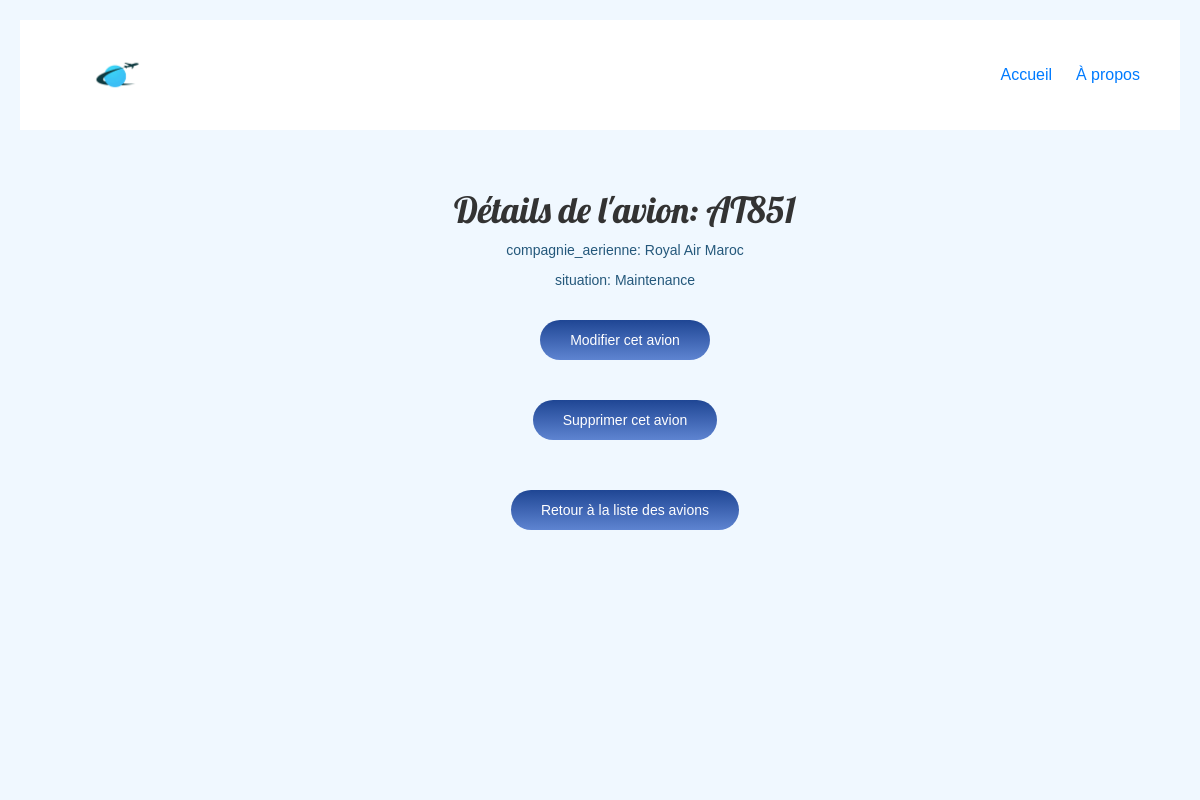
The page /avion/AT851/ on the database its author committed.
### aviation/models.py (models this page shows, shortened)
class Avion(models.Model):
    id_avion = models.CharField(max_length=100, primary_key=True)
    compagnie_aerienne = models.CharField(max_length=100)
    logo = models.ImageField(upload_to='avion/', blank=True, null=True)
    situation = models.CharField(max_length=20, choices=[("Ready", "Prêt"), ("Maintenance", "En maintenance"), ("In Flight", "En vol")], default="Ready")
    lieu = models.ForeignKey(Aeroport, on_delete=models.CASCADE)

### aviation/views.py (the view)
# urls.py: path('avion/<str:id_avion>/', views.detail_avion, name='detail_avion'),
def detail_avion(request, id_avion):
    avion = get_object_or_404(Avion, id_avion=id_avion)
    return render(request, 'aviation/detail_avion.html', {'avion': avion})

### aviation/templates/aviation/detail_avion.html
{% extends 'aviation/base.html' %}
{% block content %}
    <h1>Détails de l'avion: {{ avion.id_avion }}</h1>
    <p>compagnie_aerienne: {{ avion.compagnie_aerienne }}</p>
    <p>situation: {{ avion.situation }}</p>
    <a href="{% url 'modify_avion' id_avion=avion.id_avion %}" class="cta">Modifier cet avion</a>
    <p><a href="{% url 'delete_avion' id_avion=avion.id_avion %}" class="cta">Supprimer cet avion</a></p>
    <a href="{% url 'base' %}" class="cta">Retour à la liste des avions</a>
{% endblock %}

### aviation/static/css/aviation.css (style rules this page uses)
h1 { font-family: 'Lobster', sans-serif; color: #333; }
body { padding: 20px; font-family: sans-serif; background-color: #f0f8ff; }
p { color: #24587b }
a { color: #112f42 }
.cta { display: inline-block; background: linear-gradient(#1f4694, #5e84d1); color: white; border-radius: 50px; padding: 10px 30px; margin: 20px; }

### rows shown on the page
Avion: id_avion "AT851", compagnie_aerienne "Royal Air Maroc", situation "Maintenance"
